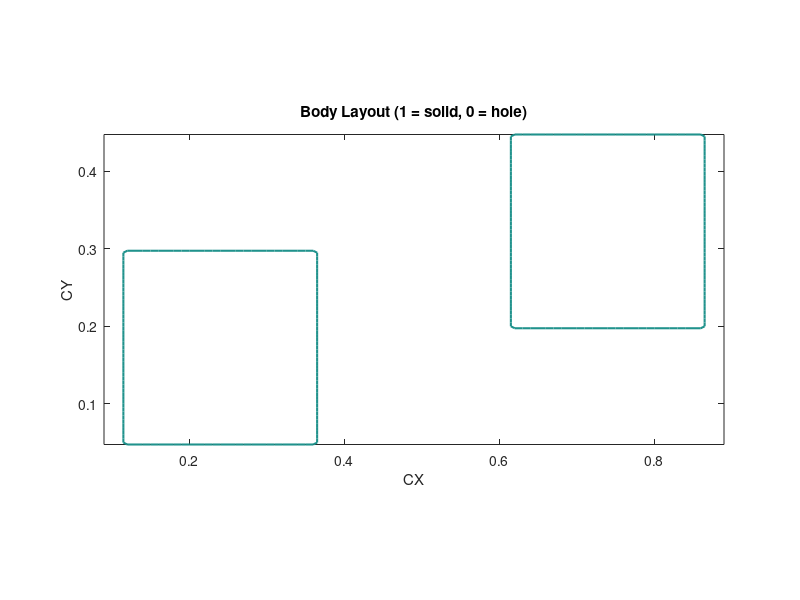

The MATLAB source for this figure:
clear all; close all; clc

% 載入結果資料
data = load('results.txt');  % 格式: x y h_Body T

% 取出欄位
x = data(:,1);
y = data(:,2);
body = data(:,3);

% 定義網格大小
NX = 100;
NY = 100;

% 轉成 2D 矩陣
X = reshape(x, [NX, NY])';
Y = reshape(y, [NX, NY])';
Body = reshape(body, [NX, NY])';

% 畫圖
figure;
contour(X, Y, Body, [0.5 0.5], 'LineWidth', 1.5);  % 只畫出 Body=0.5 的邊界（空洞邊緣）
xlabel('CX');
ylabel('CY');
axis equal tight;
title('Body Layout (1 = solid, 0 = hole)');
